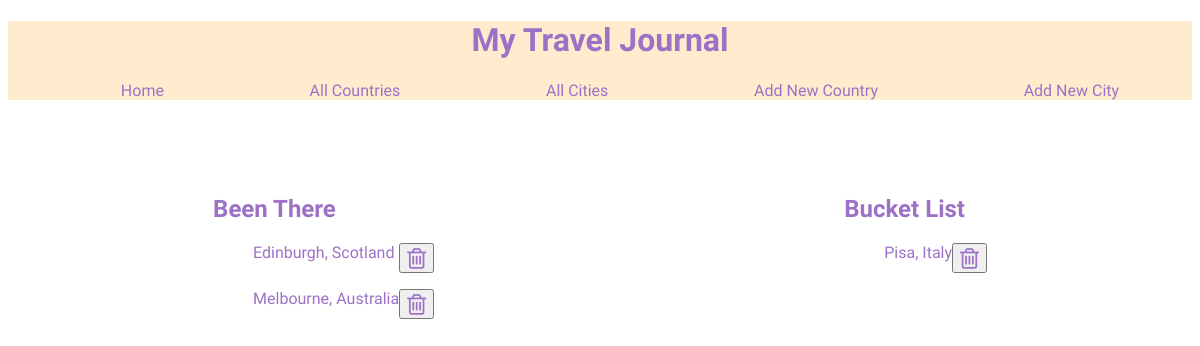
Before: /cities with the older database file.
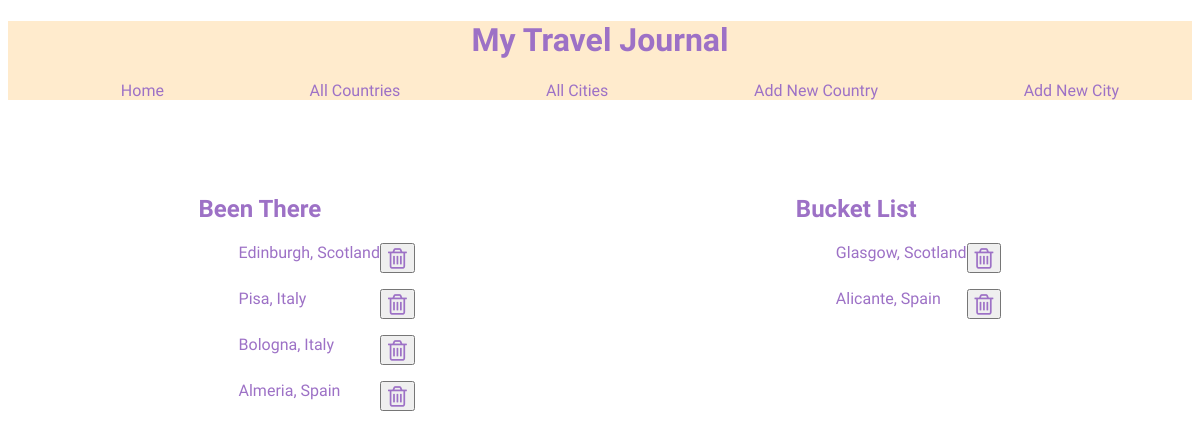
After: the same page with the newer database file.
### tables this page shows
CREATE TABLE cities (
    ID INTEGER PRIMARY KEY AUTOINCREMENT,
    name VARCHAR,
    visited BOOLEAN DEFAULT FALSE,
    country_id INTEGER NOT NULL,
        FOREIGN KEY (country_id)
            REFERENCES countries(id)
        
);

CREATE TABLE countries (
    id INTEGER PRIMARY KEY AUTOINCREMENT,
    name VARCHAR,
    visited BOOLEAN DEFAULT FALSE
);

### controllers/cities_controller.py (the view)
@cities_blueprint.route("/cities")
def cities():
    cities = city_repository.select_all()
    return render_template("cities/index.html", all_cities = cities)

### db/run_sql.py (called while the page is built)
def get_db():
    path = os.path.dirname(os.path.abspath(__file__))
    db = os.path.join(path, "travel_manager.db")
    conn = sqlite3.connect(db)
    conn.execute("PRAGMA foreign_keys = 1")
    conn.row_factory = sqlite3.Row
    return conn

def run_sql(sql, values=[]):
    db = get_db()
    cursor =db.cursor()
    cursor.execute(sql, values)
    results = cursor.fetchall()
    db.commit()
    db.close()
    return results

### repositories/city_repository.py (called while the page is built)
def select_all():
    cities = []
    sql = "SELECT * FROM cities"
    results = run_sql(sql)
    for row in results:
        visited = True if row['visited'] == 1 else False
        country = country_repository.select(row['country_id'])
        city = City(row['name'], country, visited, row['id'])
        cities.append(city)
    return cities

### repositories/country_repository.py (called while the page is built)
def select(id):
    country = None
    sql = "SELECT * FROM countries WHERE id = ?"
    values = [id]
    results = run_sql(sql, values)[0]
    if results is not None:
        visited = True if results['visited'] == 1 else False
        country = Country(results['name'], visited, results['id'])
    return country

### templates/cities/index.html
{% extends "base.html" %}
{% block content %}
<div class = "flexme">
        <div>
            <h2 class = "headings"> Been There</h2>
            {% for city in all_cities %}
            {% if city.visited == True %}
                <ul class="lists">
                    <li><a href="/cities/{{city.id}}">{{city.name}}</a>, {{city.country.name}}</li>
                    <li>
                        <form action="/cities/{{city.id}}/delete" method ="POST">
                            <button>
                                <i class="fa fa-trash-o" style="font-size:24px"></i>
                            </button>
                        </form>
                    </li>
                </ul>
            {% endif %}
            {% endfor %}
        </div>
        <div>
            <h2 class = "headings">Bucket List</h2>
            {% for city in all_cities %}
            {% if city.visited == False %}
                <ul class = "lists">
                    <li><a href="/cities/{{city.id}}">{{city.name}}</a>, {{city.country.name}}</li>
                    <li>
                        <form action="/cities/{{city.id}}/delete" method ="POST">
                            <button>
                                <i class="fa fa-trash-o" style="font-size:24px"></i>
                            </button>
                        </form>
                    </li>
                </ul>
            {% endif %}
            {% endfor %}
        </div>
</div>
{% endblock %}

### templates/base.html (shortened to what this page needs)
<!DOCTYPE html>
<html lang="en">
<head>
    <link rel="stylesheet" href="{{ url_for('static', filename='base.css')}}">
    <link rel="stylesheet" href="https://cdnjs.cloudflare.com/ajax/libs/font-awesome/4.7.0/css/font-awesome.min.css">
</head>
<body>
    <header id="Headline">
        <h1>My Travel Journal</h1>
        <nav>
            <ul class = "menu">
                <li><a href="/">Home</a></li>
                <li><a href="/countries">All Countries</a></li>
                <li><a href="/cities">All Cities</a></li>
                <li><a href="/countries/new">Add New Country</a></li>
                <li><a href="/cities/new">Add New City</a></li>
            </ul>
        </nav>
    </header>
    <div class="container">
        {% block content %}
        {% endblock %}
    </div>
</body>
</html>

### static/base.css (style rules this page uses)
header { background-color: blanchedalmond; color: rgb(157, 113, 198); font-family: 'Coming Soon', cursive; }
#Headline > h1 { display: flex; justify-content: center; }
.menu { list-style: none; display: flex; flex-direction: row; justify-content: space-around; }
.menu li a { text-decoration: none; color: rgb(157, 113, 198); }
.container .headings { color: rgb(157, 113, 198); font-family: 'Coming Soon', cursive; }
.container .lists li a { text-decoration:none; color: rgb(157, 113, 198); font-family: 'Coming Soon', cursive; }
.container .lists li { text-decoration:none; color: rgb(157, 113, 198); font-family: 'Coming Soon', cursive; }
.container .lists { list-style: none; display: flex; flex-direction: row; justify-content: space-between; }
.container .flexme { display: flex; flex-direction: row; justify-content: space-around; align-content: center; padding-top: 5%; }
.container button { text-decoration:none; color: rgb(157, 113, 198); font-family: 'Coming Soon', cursive; display: flex; justify-content: space-between; }

Changed rows visible on the page:
removed cities: name "Melbourne", country.name "Australia", shown under "Been There"
changed cities "Pisa": moves from the list under "Bucket List" to the list under "Been There"
added cities: name "Bologna", country.name "Italy", shown under "Been There"
added cities: name "Almeria", country.name "Spain", shown under "Been There"
added cities: name "Glasgow", country.name "Scotland", shown under "Bucket List"
added cities: name "Alicante", country.name "Spain", shown under "Bucket List"
